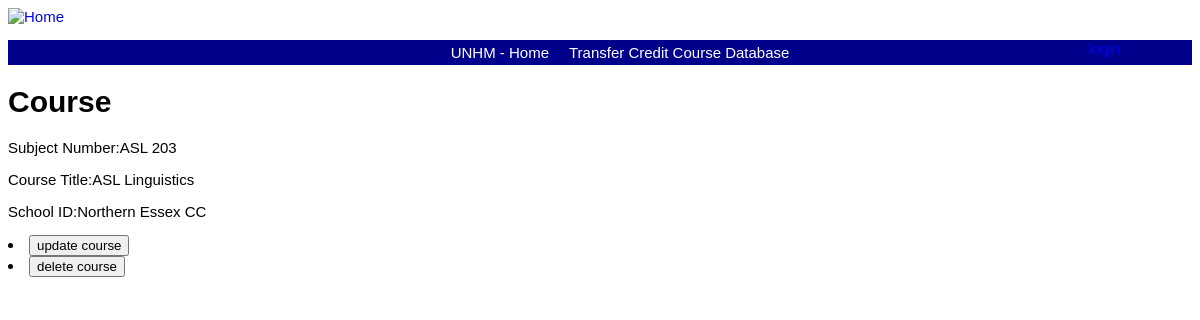
Page /transfer/course/2/ on the committed database.
### transfer/models/model_course.py (models this page shows)
class Course(models.Model):
    course_id = models.AutoField(primary_key=True)
    school_id = models.ForeignKey(School, on_delete=models.CASCADE, null=True, default=None)
    subject_number = models.CharField(max_length=200, blank=True, null=True)
    title = models.CharField(max_length=200, blank=True, null=True)

### transfer/models/model_school.py (models this page shows, shortened)
class School(models.Model):
    school_id = models.AutoField(primary_key=True)
    school_name = models.CharField(max_length=100)
    state_name = models.CharField(max_length=100)
    def __str__(self):
        return self.school_name

### transfer/views/course_views.py (the view)
# urls.py: path('course/<int:pk>/', course_detail, name='course_detail'),
def course_detail(request, pk, template_name='course_html/course_detail.html'):
    course = get_object_or_404(Course, pk=pk)
    return render(request, template_name, {'object':course})

### templates/course_html/course_detail.html
{% extends "base.html" %}
{% load static %}
{% block content %}
<h1>Course</h1>
<p>Subject Number:{{ object.subject_number}}</p>
<p>Course Title:{{ object.title}}</p>
<p>School ID:{{ object.school_id}}</p>
<li><a href="{% url 'course_update' course.pk %}"><button type="submit">update course</button></a></li>
<li><a href="{% url 'course_delete' course.pk %}"><button type="submit">delete course</button></a></li>
{% endblock %}

### static/css/base.css (style rules this page uses)
body { font-family: 'Source Sans Pro', sans-serif; font-size:15px; }

### rows in the picture
Course: subject_number "ASL 203", title "ASL Linguistics", school_id "Northern Essex CC"
